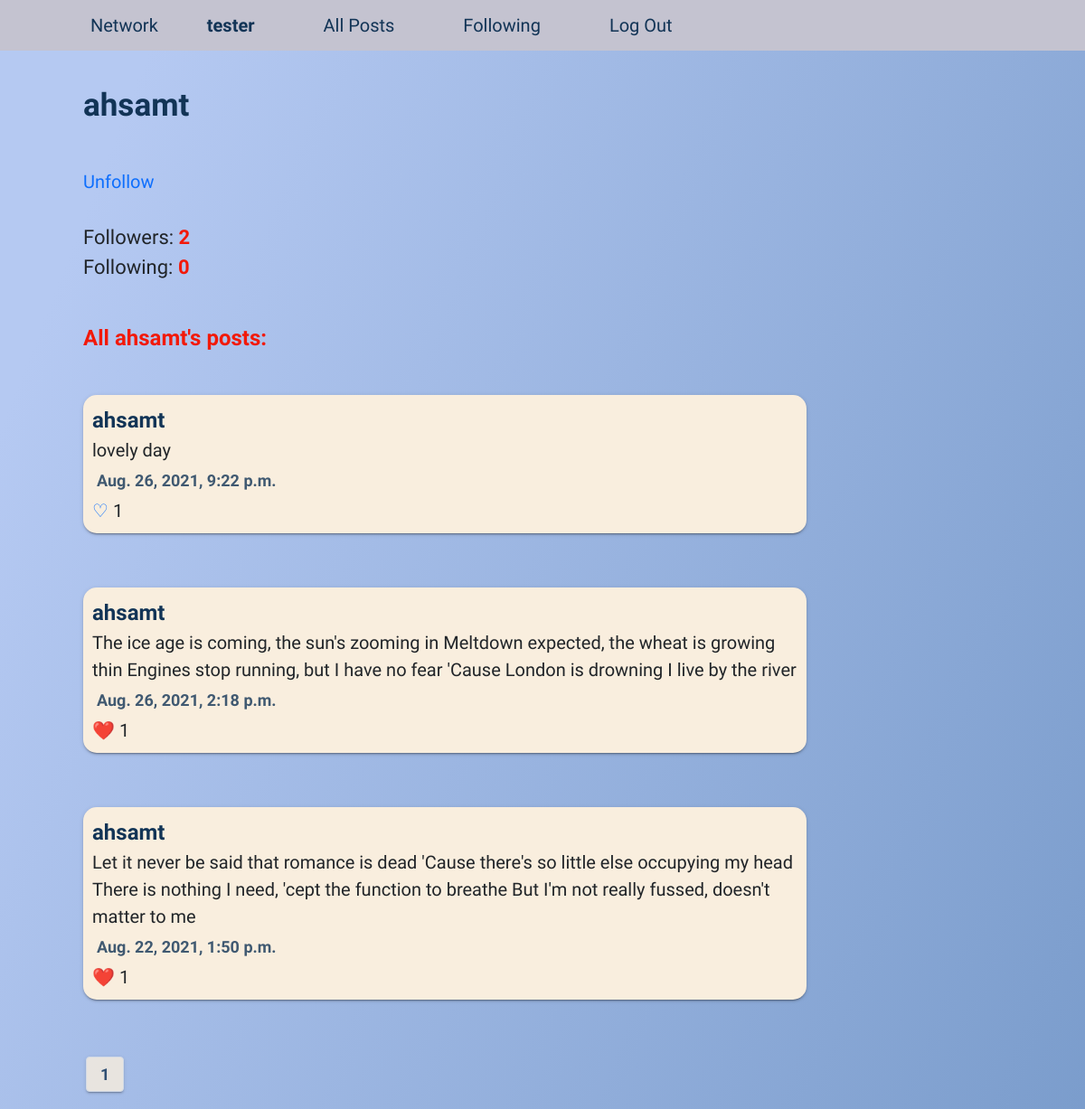
/ahsamt (signed in), run on the app's committed database.
### network/models.py (models this page shows, shortened)
class User(AbstractUser):
    pass

class Post(models.Model):
    content = models.TextField(max_length = 500, blank = False)
    date = models.DateTimeField(default = timezone.now)
    author = models.ForeignKey(User, on_delete = models.CASCADE, null = True, related_name="posts")
    likedBy = models.ManyToManyField(User, blank = True, related_name = "likers")

### network/views.py (the view)
# urls.py: path("<str:username>", views.profile, name = "profile"),
def profile(request, username):
    userToView = User.objects.get(username = username)
    posts = sorted(userToView.posts.all(), key = lambda p:(p.date), reverse=True)
    paginator = Paginator(posts,10)
    page_number = request.GET.get('page')
    page_obj = paginator.get_page(page_number)
    followers = userToView.followers.all()
    numFollowers = len(followers)
    following = userToView.following.all()
    numFollowing = len(following)
    buttonText = "Follow"
    user = request.user
    if user.is_authenticated:
         if follow_check(user, userToView):
            buttonText = "Unfollow"
    return render(request, "network/profile.html", {"userToView":userToView.username, "posts":page_obj, "numFollowers":numFollowers, "numFollowing":numFollowing, "buttonText":buttonText})

### network/utils.py (called while the page is built)
def follow_check(user, userToFollow):
     followCheck = UserFollowing.objects.filter(user = user, followedUser = userToFollow).exists()
     return followCheck

### network/templates/network/profile.html
{% extends "network/layout.html" %}
{% block body %}
<h1>{{ userToView }}</h1>
{% if user.is_authenticated and user.username != userToView %}
<a href="{%  url 'follow'  userToView %}" class="follow">{{ buttonText }}</a> <br /><br />
{% endif %}
<div class="profile-info">
  <div>Followers: <span class="following">{{ numFollowers }}</span></div>
  <div>Following: <span class="following">{{ numFollowing }}</span></div>
  <h3 class="mt-5">All {{ userToView }}'s posts:</h3>
</div>
<br />
{% include "network/posts.html" with posts=posts %}
{% include "network/pagination.html" with posts=posts %}
{% endblock %}

### network/templates/network/layout.html (shortened to what this page needs)
{% load static %}
<!DOCTYPE html>
<html lang="en">
  <head>
    <link
      href="https://cdn.jsdelivr.net/npm/bootstrap@5.1.0/dist/css/bootstrap.min.css"
      rel="stylesheet"
    />
    <link href="{% static 'network/styles.css' %}" rel="stylesheet" />
  </head>
  <body>
    <div class="navigation">
      <nav class="navbar navbar-expand-lg">
        <a class="navbar-brand" href="{% url 'index' %}">Network</a>
        <div>
          <ul class="navbar-nav mr-auto">
            {% if user.is_authenticated %}
            <li class="nav-item">
              <a class="nav-link" href="/{{ user.username }}"><strong id="userID">{{ user.username }}</strong></a>
            </li>
            {% endif %}
            <li class="nav-item">
              <a class="nav-link" href="{% url 'index' %}">All Posts</a>
            </li>
            {% if user.is_authenticated %}
            <li class="nav-item">
              <a class="nav-link" href="{% url 'following' %}">Following</a>
            </li>
            <li class="nav-item">
              <a class="nav-link" href="{% url 'logout' %}">Log Out</a>
            </li>
            {% endif %}
          </ul>
        </div>
      </nav>
    </div>
    <div class="container">
      <div class="body">{% block body %} {% endblock %}</div>
    </div>
  </body>
</html>

### network/templates/network/posts.html (shortened to what this page needs)
{% for post in posts %}
<div class="post-section" id="postBlock{{ post.id }}">
  <a class="author" href="/{{ post.author }}">{{ post.author }}</a>
  <div id="postContent{{ post.id }}">{{ post.content }}</div>
  <div class="date">{{ post.date }}</div>
  {% if user.is_authenticated %} {% if user in post.likedBy.all %}
  <a href="/" class="like" data-postId="{{ post.id }}">❤️</a>
  {% else %}
  <a href="/" class="like" data-postId="{{ post.id }}">♡</a>
  {% endif %} {% else %}
  <a href="/" class="loginToLike">♡</a>
  {% endif %}
  <span class="num-likes" id="postLikes{{ post.id }}"> {{ post.likedBy.all|length }}</span>
</div>
<br />
<br />
{% endfor %}

### network/static/network/styles.css (style rules this page uses)
:root { --background-gradient: linear-gradient(111.5deg, rgb(181, 201, 242) 11.1%, rgb(118, 153, 201) 107.5%); --grey-navbar-color: #c4c3d0; --headings-color: #123456; --red-text-color: #f21909; }
body { background: var(--background-gradient); font-family: "Kalam", cursive; font-size: 20px; }
h1, h2 { padding: 40px 0; color: var(--headings-color); font-weight: bold; }
h1 { font-size: 35px; }
h3 { font-size: 24px; font-weight: 650; padding-bottom: 10px; color: var(--red-text-color); }
a { text-decoration: none; }
.container { margin-left: 80px; }
.navbar { background: var(--grey-navbar-color); padding: 5px 15px 5px 100px; }
.navbar-brand, .nav-link { color: var(--headings-color); }
.nav-link { margin: 0px 30px; }
.post-section { width: 800px; background-color: #f9eede; padding: 10px; border-radius: 15px; box-shadow: 0 2px 2px 0 rgba(0, 0, 0, 0.14), 0 1px 5px 0 rgba(0, 0, 0, 0.12), 0 3px 1px -2px rgba(0, 0, 0, 0.2); }
.author { color: var(--headings-color); font-size: 24px; font-weight: bold; transition: ease-in-out 200ms; }
.following { color: var(--red-text-color); font-weight: bold; }
.profile-info { font-size: 22px; }
.date { margin: 5px; font-size: 18px; opacity: 0.8; font-weight: bolder; color: var(--headings-color); }

### data on the page
User: username "tester"
User: username "ahsamt"
Post: author "ahsamt", content "lovely day", date "Aug. 26, 2021, 9:22 p.m.", likedBy.all|length "1"
Post: author "ahsamt", content "The ice age is coming, the sun's zooming in Meltdown expected, the wheat is growing thin Engines stop running, but I have no fear 'Cause London is drowning I live by the river", date "Aug. 26, 2021, 2:18 p.m.", likedBy.all|length "1"
Post: author "ahsamt", content "Let it never be said that romance is dead 'Cause there's so little else occupying my head There is nothing I need, 'cept the function to breathe But I'm not really fussed, doesn't matter to me", date "Aug. 22, 2021, 1:50 p.m.", likedBy.all|length "1"

### other printed values
{{ buttonText }} "Unfollow"
{{ numFollowers }} "2"
{{ numFollowing }} "0"
{{ posts.number }} "1"
